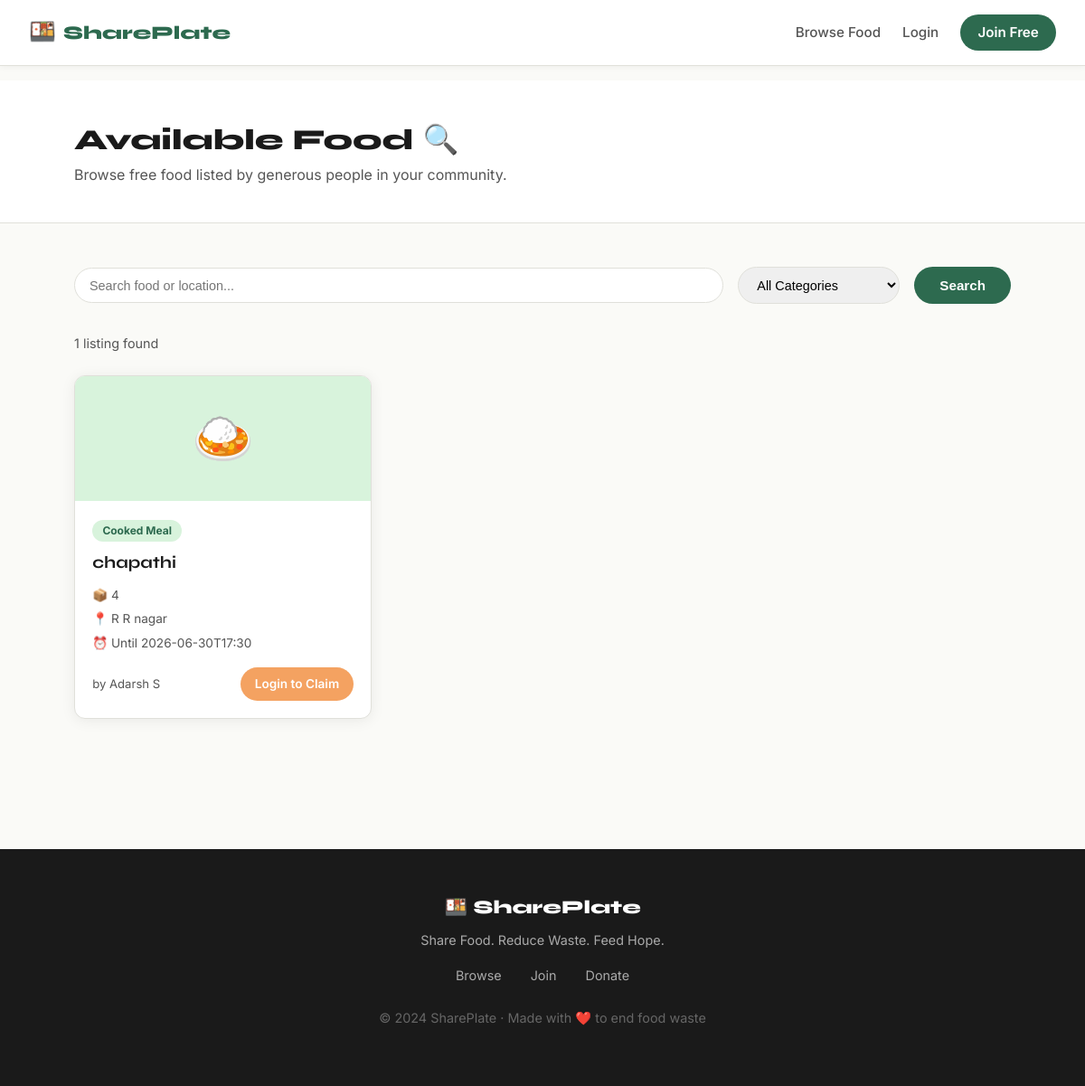
Before: /available with the older database file.
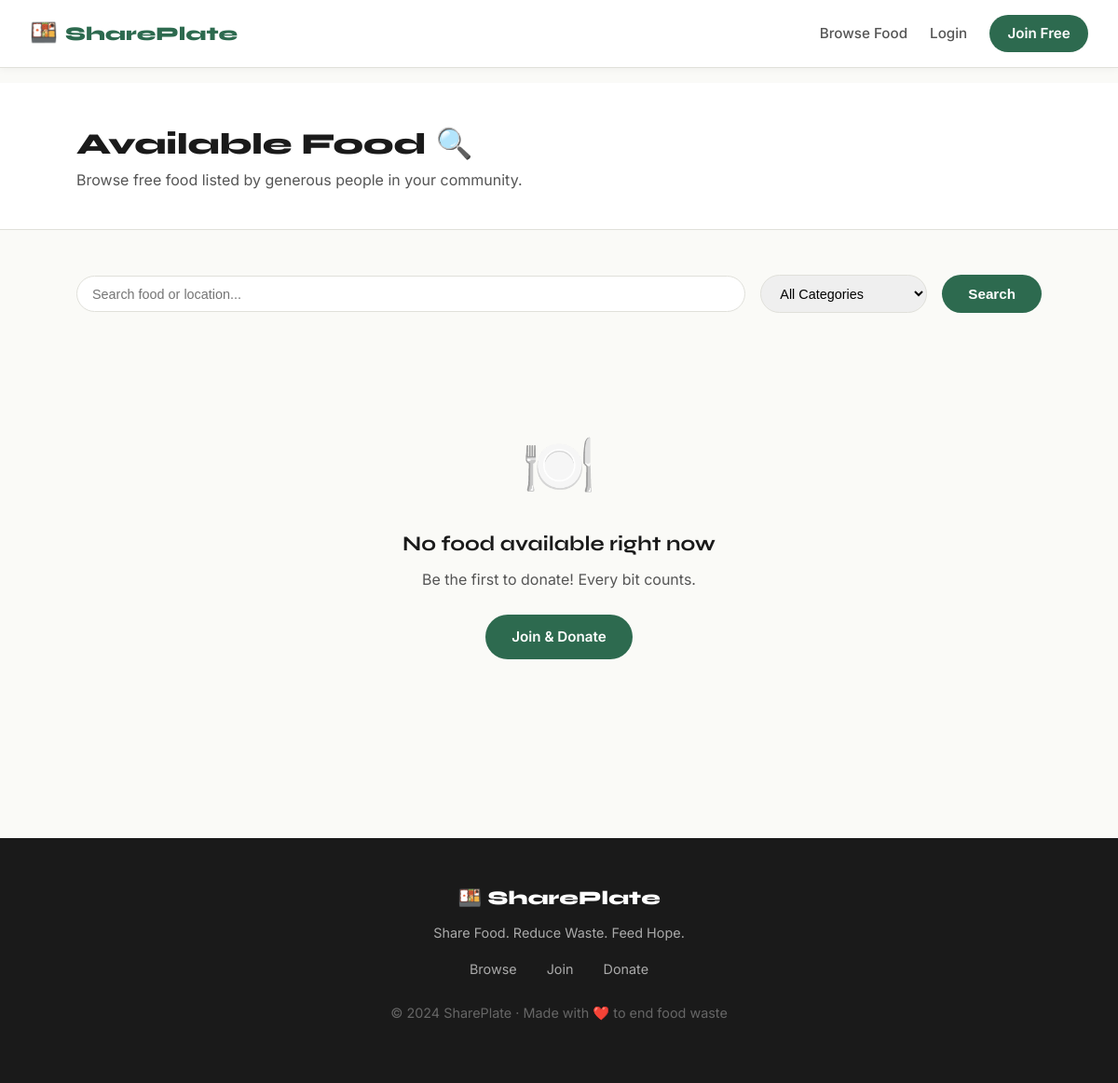
After: the same page with the newer database file.
### tables this page shows
CREATE TABLE food (
        id INTEGER PRIMARY KEY AUTOINCREMENT,
        food_name TEXT NOT NULL,
        category TEXT,
        quantity TEXT NOT NULL,
        location TEXT NOT NULL,
        expiry TEXT NOT NULL,
        contact TEXT,
        notes TEXT,
        status TEXT DEFAULT 'available',
        donor_id INTEGER,
        image_url TEXT,
        created_at TEXT DEFAULT CURRENT_TIMESTAMP,
        FOREIGN KEY (donor_id) REFERENCES users(id)
    );

CREATE TABLE users (
        id INTEGER PRIMARY KEY AUTOINCREMENT,
        name TEXT NOT NULL,
        email TEXT UNIQUE NOT NULL,
        password TEXT NOT NULL,
        location TEXT,
        role TEXT DEFAULT 'both',
        created_at TEXT DEFAULT CURRENT_TIMESTAMP
    , bio TEXT DEFAULT '', phone TEXT DEFAULT '', security_answer TEXT DEFAULT '');

### app.py (the view)
@app.route('/available')
def available():
    conn = get_db()
    category = request.args.get('category', '')
    search = request.args.get('search', '')
    location = request.args.get('location', '')
    query = '''SELECT f.*, u.name as donor_name
               FROM food f JOIN users u ON f.donor_id = u.id
               WHERE f.status = "available"'''
    params = []
    if category:
        query += ' AND f.category=?'
        params.append(category)
    if search:
        query += ' AND (f.food_name LIKE ? OR f.notes LIKE ?)'
        params.extend([f'%{search}%', f'%{search}%'])
    if location:
        query += ' AND f.location LIKE ?'
        params.append(f'%{location}%')
    query += ' ORDER BY f.created_at DESC'
    foods = conn.execute(query, params).fetchall()
    conn.close()
    return render_template('available.html', foods=foods, category=category, search=search, location=location)

### app.py (called while the page is built)
def get_db():
    conn = sqlite3.connect(DB_PATH)
    conn.row_factory = sqlite3.Row
    return conn

### templates/available.html (shortened to what this page needs)
{% extends "base.html" %}
{% block content %}
<div class="page-header">
  <div class="section-inner">
    <h1>Available Food 🔍</h1>
    <p>Browse free food listed by generous people in your community.</p>
  </div>
</div>
<div class="browse-page">
  <div class="section-inner">
    <form method="GET" class="filter-bar">
      <input type="text" name="search" value="{{ search }}" placeholder="Search food or location..." />
      <select name="category">
        <option value="">All Categories</option>
      </select>
      <button type="submit" class="btn-primary">Search</button>
    </form>
    {% if foods %}
    <p class="result-count">{{ foods|length }} listing{{ 's' if foods|length != 1 }} found</p>
    <div class="food-grid">
      {% for food in foods %}
      <div class="food-card">
        <div class="food-card-emoji">
          {% if food.category == 'Cooked Meal' %}🍛
          {% elif food.category == 'Snacks' %}🍿
          {% elif food.category == 'Fruits & Vegetables' %}🥦
          {% elif food.category == 'Bakery' %}🍞
          {% elif food.category == 'Beverages' %}🧃
          {% else %}🍱{% endif %}
        </div>
        <div class="food-card-body">
          <div class="food-category-tag">{{ food.category or 'Food' }}</div>
          <h3>{{ food.food_name }}</h3>
          <div class="food-meta">
            <span>📦 {{ food.quantity }}</span>
            <span>📍 {{ food.location }}</span>
            <span>⏰ Until {{ food.expiry }}</span>
          </div>
          <div class="food-card-footer">
            <span class="donor-name">by {{ food.donor_name }}</span>
            {% if session.user_id %}
              {% if session.user_id != food.donor_id %}
              <form method="post" action="{{ url_for('claim_food', food_id=food.id) }}" style="display:inline">
                <button class="btn-claim">Claim Food</button>
              </form>
              {% else %}
              <span class="own-tag">Your listing</span>
              {% endif %}
            {% else %}
            <a href="{{ url_for('login') }}" class="btn-claim">Login to Claim</a>
            {% endif %}
          </div>
        </div>
      </div>
      {% endfor %}
    </div>
    {% else %}
    <div class="empty-state">
      <div class="empty-icon">🍽️</div>
      <h3>No food available right now</h3>
      <p>Be the first to donate! Every bit counts.</p>
      {% if session.user_id %}
      <a href="{{ url_for('add_food') }}" class="btn-primary">+ Donate Food</a>
      {% else %}
      <a href="{{ url_for('register') }}" class="btn-primary">Join & Donate</a>
      {% endif %}
    </div>
    {% endif %}
  </div>
</div>
{% endblock %}

### templates/base.html (shortened to what this page needs)
<!DOCTYPE html>
<html lang="en">
<head>
  <link rel="stylesheet" href="{{ url_for('static', filename='css/style.css') }}"/>
</head>
<body>
<nav class="navbar">
  <a href="{{ url_for('index') }}" class="brand">
    <span class="brand-icon">🍱</span> SharePlate
  </a>
  <div class="nav-links">
    <a href="{{ url_for('available') }}">Browse Food</a>
    {% if session.user_id %}
      <a href="{{ url_for('add_food') }}">+ Donate</a>
      <a href="{{ url_for('dashboard') }}">Dashboard</a>
      <a href="{{ url_for('logout') }}" class="btn-nav">Logout</a>
    {% else %}
      <a href="{{ url_for('login') }}">Login</a>
      <a href="{{ url_for('register') }}" class="btn-nav">Join Free</a>
    {% endif %}
  </div>
</nav>
<div class="flash-container">
</div>
{% block content %}{% endblock %}
<footer class="footer">
  <div class="footer-inner">
    <div class="footer-brand">🍱 SharePlate</div>
    <p>Share Food. Reduce Waste. Feed Hope.</p>
    <div class="footer-links">
      <a href="{{ url_for('available') }}">Browse</a>
      <a href="{{ url_for('register') }}">Join</a>
      <a href="{{ url_for('add_food') }}">Donate</a>
    </div>
    <p class="footer-copy">© 2024 SharePlate · Made with ❤️ to end food waste</p>
  </div>
</footer>
</body>
</html>

### static/css/style.css (style rules this page uses)
:root { --green: #2D6A4F; --green-light: #52B788; --green-pale: #D8F3DC; --amber: #F4A261; --amber-dark: #E76F51; --cream: #FAFAF7; --ink: #1A1A1A; --ink-muted: #555; --border: #E0E0DA; --white: #FFFFFF; --radius: 12px; --shadow: 0 2px 16px rgba(0,0,0,0.07); --shadow-lg: 0 8px 32px rgba(0,0,0,0.12); }
*, *::before, *::after { box-sizing: border-box; margin: 0; padding: 0; }
body { font-family: 'Inter', sans-serif; background: var(--cream); color: var(--ink); line-height: 1.6; }
a { text-decoration: none; color: inherit; }
.navbar { display: flex; align-items: center; justify-content: space-between; padding: 1rem 2rem; background: var(--white); border-bottom: 1px solid var(--border); position: sticky; top: 0; z-index: 100; box-shadow: 0 1px 8px rgba(0,0,0,0.05); }
.brand { display: flex; align-items: center; gap: 0.5rem; font-family: 'Syne', sans-serif; font-weight: 800; font-size: 1.3rem; color: var(--green); }
.brand-icon { font-size: 1.5rem; }
.nav-links { display: flex; align-items: center; gap: 1.5rem; }
.nav-links a { font-size: 0.95rem; font-weight: 500; color: var(--ink-muted); transition: color .2s; }
.btn-nav { background: var(--green); color: var(--white) !important; padding: 0.5rem 1.2rem; border-radius: 50px; font-weight: 600 !important; }
.flash-container { padding: 0.5rem 2rem; max-width: 900px; margin: 0 auto; }
.btn-primary { display: inline-block; background: var(--green); color: var(--white); padding: 0.75rem 1.75rem; border-radius: 50px; font-weight: 600; font-size: 0.95rem; transition: all .2s; border: none; cursor: pointer; }
.section-inner { max-width: 1100px; margin: 0 auto; padding: 0 2rem; }
.page-header { background: var(--white); border-bottom: 1px solid var(--border); padding: 2.5rem 2rem; }
.page-header h1 { font-family: 'Syne', sans-serif; font-size: 2rem; font-weight: 800; }
.page-header p { color: var(--ink-muted); }
.browse-page { padding: 3rem 0; }
.filter-bar { display: flex; gap: 1rem; flex-wrap: wrap; align-items: center; margin-bottom: 2rem; }
.filter-bar input { flex: 1; min-width: 200px; padding: 0.65rem 1rem; border: 1.5px solid var(--border); border-radius: 50px; font-size: 0.9rem; outline: none; }
.filter-bar select { padding: 0.65rem 1rem; border: 1.5px solid var(--border); border-radius: 50px; font-size: 0.9rem; outline: none; }
.empty-state { text-align: center; padding: 5rem 1rem; }
.empty-icon { font-size: 4rem; margin-bottom: 1rem; }
.empty-state h3 { font-family: 'Syne', sans-serif; font-size: 1.4rem; margin-bottom: 0.5rem; }
.empty-state p { color: var(--ink-muted); margin-bottom: 1.5rem; }
.footer { background: var(--ink); color: #aaa; padding: 3rem 2rem; margin-top: 4rem; }
.footer-inner { max-width: 600px; margin: 0 auto; text-align: center; }
.footer-brand { font-family: 'Syne', sans-serif; font-size: 1.3rem; font-weight: 800; color: var(--white); margin-bottom: 0.5rem; }
.footer p { font-size: 0.9rem; margin-bottom: 1rem; }
.footer-links { display: flex; justify-content: center; gap: 2rem; margin-bottom: 1.5rem; }
.footer-links a { color: #aaa; font-size: 0.9rem; transition: color .2s; }
.footer-copy { font-size: 0.8rem; color: #666; }

Changed rows visible on the page:
no longer on this page (row edited): food: category "Cooked Meal", food_name "chapathi", quantity "4", location "R R nagar", expiry "2026-06-30T17:30", donor_name "Adarsh S"
Other visible differences:
{{ foods|length }}: "1" → (not shown)
text no longer shown: "listing found"
text now shown: "🍽️ No food available right now Be the first to donate! Every bit counts. Join & Donate"
